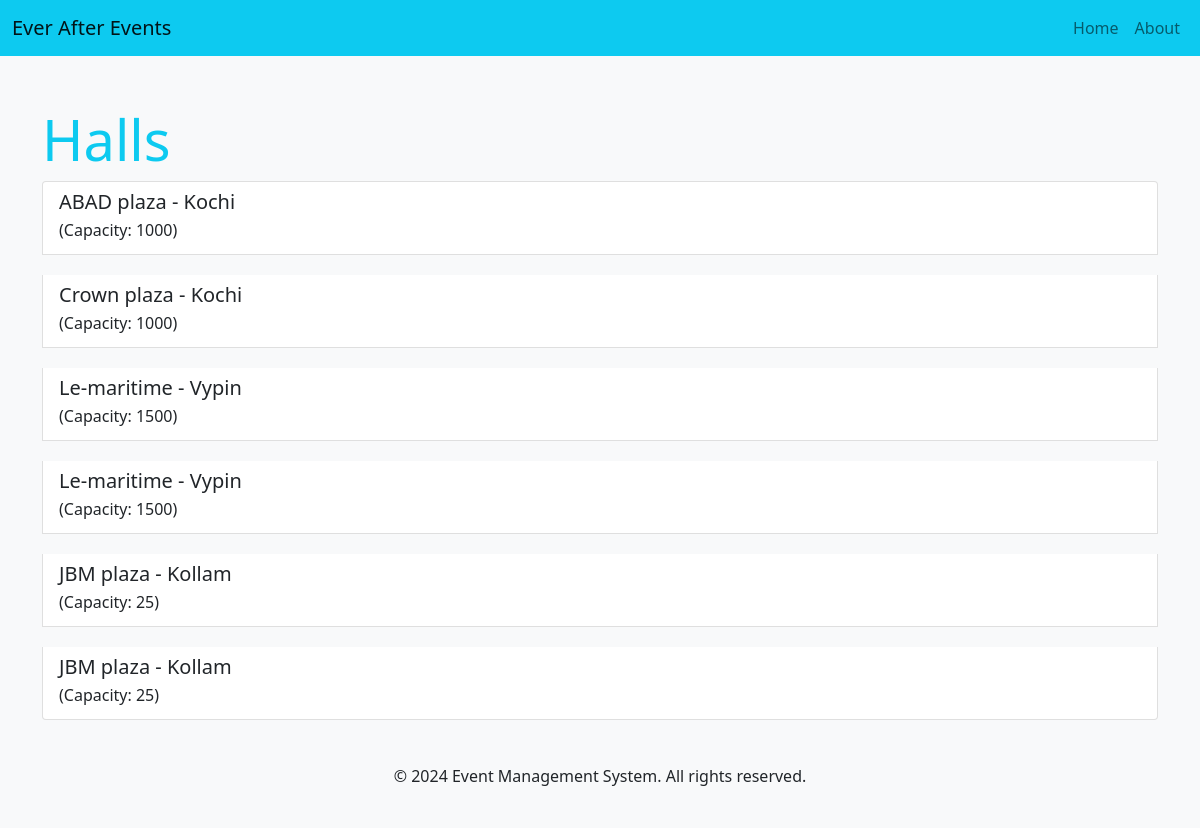
Screenshot of /eventapp/hall_list_last/ with the database file from the repository.
### eventapp/models.py (models this page shows, shortened)
class Hall_last_Model(models.Model):
    name = models.CharField(max_length=100)
    location = models.CharField(max_length=255)
    capacity = models.IntegerField()
    description = models.TextField()

### eventapp/views.py (the view)
# urls.py: path('hall_list_last/', hall_list_last_view, name='hall_list_last'),
def hall_list_last_view(request):
    halls = Hall_last_Model.objects.all()
    return render(request, 'hall_list_last.html', {'halls': halls})

### eventapp/templates/hall_list_last.html (shortened to what this page needs)
<!DOCTYPE html>
<html lang="en">
{% load static %}
<head>
     <link href="https://cdnjs.cloudflare.com/ajax/libs/font-awesome/6.5.2/css/all.min.css" rel="stylesheet">
    <link href="https://cdn.jsdelivr.net/npm/bootstrap@5.0.2/dist/css/bootstrap.min.css" rel="stylesheet">
</head>
<body>
<nav class="navbar navbar-expand-lg navbar-light bg-info">
        <div class="container-fluid">
            <a class="navbar-brand" href="#">
               Ever After Events
            </a>
            <div class="collapse navbar-collapse" id="navbarNav">
                <ul class="navbar-nav ms-auto">
                    <li class="nav-item">
                        <a class="nav-link" href="http://127.0.0.1:8000/eventapp/admin_dashboard/">Home</a>
                    </li>
                    <li class="nav-item">
                        <a class="nav-link" href="http://127.0.0.1:8000/eventapp/admin_about_page/">About</a>
                    </li>
                </ul>
            </div>
        </div>
    </nav>
 <div class="container hall-list text-info">
        <div class="row">
            <div class="col-12">
                <h1 class="display-4">Halls</h1>
                <ul class="list-group">
                    {% for hall in halls %}
                    <li class="list-group-item hall-item">
                        <h5 class="mb-1">{{ hall.name }} - {{ hall.location }}</h5>
                        <p class="mb-1">(Capacity: {{ hall.capacity }})</p>
                    </li>
                    {% endfor %}
                </ul>
            </div>
        </div>
    </div>
<footer class="bg-light text-center py-4">
        <p>&copy; 2024 Event Management System. All rights reserved.</p>
    </footer>
</body>
</html>

### eventapp/templates/hall_list_last.html (style rules this page uses)
body { background-color: #f8f9fa; }
.hall-list { margin-top: 50px; }
.hall-item { margin-bottom: 20px; }

### rows the page displays
Hall_last_Model: name "ABAD plaza", location "Kochi", capacity "1000"
Hall_last_Model: name "Crown plaza", location "Kochi", capacity "1000"
Hall_last_Model: name "Le-maritime", location "Vypin", capacity "1500"
Hall_last_Model: name "Le-maritime", location "Vypin", capacity "1500"
Hall_last_Model: name "JBM plaza", location "Kollam", capacity "25"
Hall_last_Model: name "JBM plaza", location "Kollam", capacity "25"
